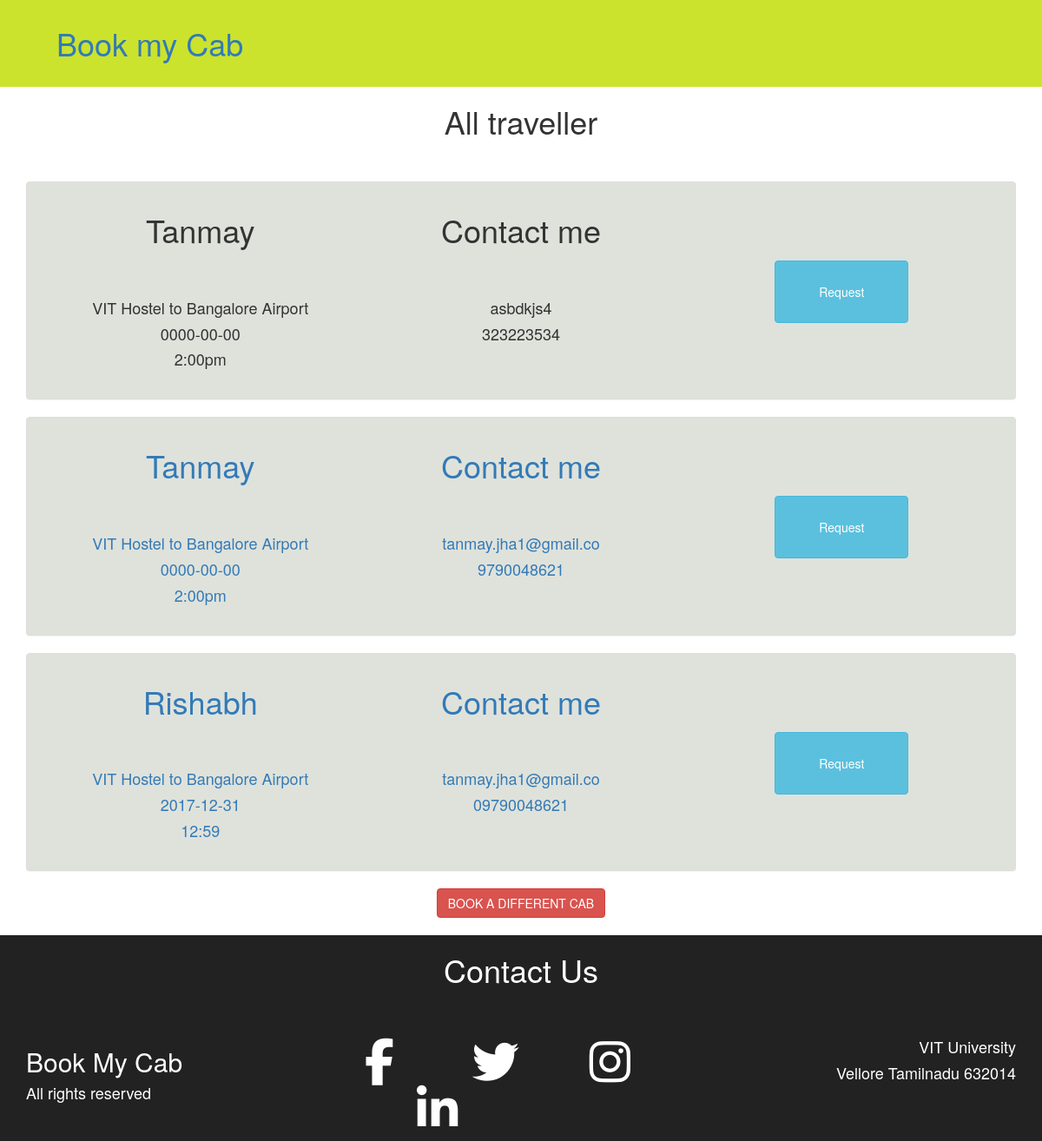
The app's page /showall.php with its own data.
### tables this page shows
CREATE TABLE `user_data` (
  `ID` int(11) NOT NULL,
  `name` varchar(20) NOT NULL,
  `mobile` varchar(20) NOT NULL,
  `email` varchar(20) NOT NULL,
  `no` varchar(20) NOT NULL,
  `from1` varchar(20) NOT NULL,
  `to1` varchar(20) NOT NULL,
  `date` date NOT NULL,
  `time` varchar(20) NOT NULL,
  `operator` varchar(20) NOT NULL,
  `option1` varchar(20) NOT NULL,
  `type` varchar(20) NOT NULL,
  `cust` varchar(20) NOT NULL
);

### showall.php (the view, shortened to what this page needs)
<!DOCTYPE html>
<html lang="en">
  <head>
    <link href="css/bootstrap.min.css" rel="stylesheet">
    <link rel="stylesheet" href="https://ajax.googleapis.com/ajax/libs/jqueryui/1.11.4/themes/smoothness/jquery-ui.css">
  </head>
  <body >
<div class="container-fluid" style="background: #CBE32D">
	<h1 style="margin-left: 50px;margin-bottom: 30px;margin-top: 30px;"><a href="index.php">Book my Cab</a></h1>
</div>
<div class="container-fluid text-center">
	<h1>All traveller</h1><br><br>
</div>
<div class="container" >
	<div class="row">
		<?php
				$servername = "localhost";
				$username = "root";
				$password = "";
				$dbname = "users";
				$customer = $_SESSION['username'];
				$conn = mysqli_connect($servername, $username, $password, $dbname);
				$query="SELECT * FROM user_data WHERE cust<>'$customer'";
				$select_all_events=mysqli_query($conn,$query);
				if(empty($select_all_events)){
				?>
					<div class="col-md-12">
								<div class="panel panel-default" style="background : #DFE2DB">
  									<div class="panel-body">
  										<div class="col-md-4 text-center">
							  				<h1>No Result Found</h1>
							  			</div>
  									</div>
								</div>
					</div>
				<?php
				}
				else
				{
					while($row=mysqli_fetch_assoc($select_all_events)){
						$from=$row['from1'];
						$to=$row['to1'];
						$date=$row['date'];
						$time=$row['time'];
						$name=$row['name'];
						$mobile=$row['mobile'];
						$email=$row['email'];
						$uname = $row['cust'];
				?>
		                    <div class="col-md-12">
								<div class="panel panel-default" style="background : #DFE2DB">
  									<div class="panel-body">
  										<div class="col-md-4 text-center">
							  				<h1><?php echo $name ?></h1><br><br>
							  				<h4> <?php echo $from ?> to <?php echo $to ?></h2>
							  				<h4> <?php echo $date ?></h2>
							  				<h4> <?php echo $time ?> </h2>
		  								</div>
		  								<div class="col-md-4 text-center">
							  				<h1>Contact me</h1><br><br>
							  				<h4><?php echo $email ?></h2>
							  				<h4><?php echo $mobile ?></h2>
							  				<br><br>
		  								</div>
		  								<div class="col-md-4 text-center" style="margin-top: 75px">
		  									<a href="request.php?from=<?php echo $customer; ?>&to=<?php echo $uname; ?>"><button class="btn btn-info" style="padding: 25px 50px">Request</button>
		  								</div>
  									</div>
								</div>
							</div>
                <?php
            }
        }
            ?>
		<div class="text-center">
			<a href="book.php"><button type="button" class="btn btn-danger text-center">BOOK A DIFFERENT CAB</button></a><br><br>
		</div>
	</div>
</div>
<div class="container-fluid" style="background-color:#222222;color:white;">
  <div class="text-center">
    <h1>Contact Us</h1>
    <br><br>
  </div>
  <div class="col-md-4">
    <h2>Book My Cab</h2>
    <h4>All rights reserved</h4>
  </div>
  <div class="col-md-4">
    <h4><i class="fa fa-facebook fa-3x"></i><i class="fa fa-twitter fa-3x"></i><i class="fa fa-instagram fa-3x"></i><i class="fa fa-linkedin fa-3x"></i></h4>
  </div>
  <div class="col-md-4 text-right">
    <h4>VIT University</h4>
    <h4>Vellore Tamilnadu 632014</h4>
  </div>
</div>
</body>

### records on screen
user_data: name "Tanmay", from1 "VIT Hostel", to1 "Bangalore Airport", date "0000-00-00", time "2:00pm", email "asbdkjs4", mobile "323223534"
user_data: name "Tanmay", from1 "VIT Hostel", to1 "Bangalore Airport", date "0000-00-00", time "2:00pm", email "tanmay.jha1@gmail.co", mobile "9790048621"
user_data: name "Rishabh", from1 "VIT Hostel", to1 "Bangalore Airport", date "2017-12-31", time "12:59", email "tanmay.jha1@gmail.co", mobile "09790048621"
